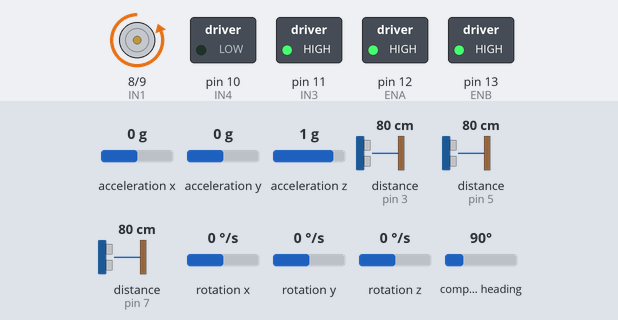
Recording of a sketch running on a simulated Arduino Uno, built with avr-gcc and run on an emulated ATmega328P. Shown: motor-driver pin pairs drawn as motors (green arrow = first pin HIGH = forward, orange = second pin HIGH = backward, longer = more drive), switched loads named in the sketch (green lamp = pin HIGH). Inputs (shaded band) come from the test bench; at power-on: compass heading 90°, acceleration x 0 g, acceleration y 0 g, acceleration z 1 g, distance to the obstacle (sensors on pin 3, pin 5, pin 7) 80 cm, rotation x 0 °/s, rotation y 0 °/s, rotation z 0 °/s. The echo pulse lasts 58.3 µs per cm.

Above: at 1.2 s.
1.3 s: compass heading set to 177°
2.8 s: compass heading set to 187°
At 3.2 s:
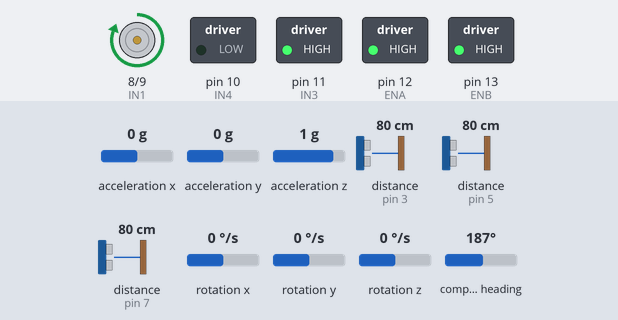
Timing chart, 0 to 5.8 s (numbered marks = the images above; inputs shaded):
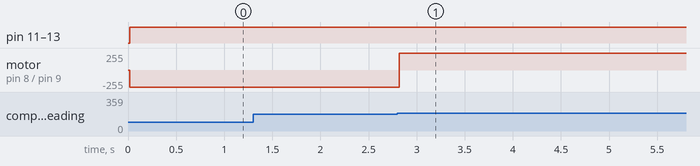

The sketch:

20240607_imu_missionflag_driving.ino
```cpp
/////////////////sonar///////////////////////
bool flag[6] = {1,1,1,1,1,1};

#include <Wire.h>
#include <LSM303.h>

#include <NewPing.h>

LSM303 compass;

float heading = 0.0;
float target_heading_angle = 0.0;

#define SONAR_NUM 3      // Number of sensors.
#define MAX_DISTANCE 150 // Maximum distance (in cm) to ping.
#define WALL_GAP_DISTANCE      300//mm 단위
#define WALL_GAP_DISTANCE_HALF 150 //mm 단위
#define MOTOR_PWM_OFFSET 50


#define Front 0
#define Left  1
#define Right 2

#define TRIG1 2 // 초음파 센서 1번 Trig 핀 번호
#define ECHO1 3 // 초음파 센서 1번 Echo 핀 번호

#define TRIG2 6 // 초음파 센서 2번 Trig 핀 번호
#define ECHO2 7 // 초음파 센서 2번 Echo 핀 번호

#define TRIG3 4 // 초음파 센서 3번 Trig 핀 번호
#define ECHO3 5 // 초음파 센서 3번 Echo 핀 번호

NewPing sonar[SONAR_NUM] = {   // Sensor object array.
NewPing(TRIG1, ECHO1, MAX_DISTANCE), // Each sensor's trigger pin, echo pin, and max distance to ping.
NewPing(TRIG2, ECHO2, MAX_DISTANCE),
NewPing(TRIG3, ECHO3, MAX_DISTANCE)
};


/////////////////////L298//////////////////////////
#define ENA 12
#define IN1 8
#define IN2 9
#define IN3 11
#define IN4 10
#define ENB 13

 float front_sonar = 0.0;
 float left_sonar  = 0.0;
 float right_sonar = 0.0;

/////////////////////Maze_Status//////////////////////////
int maze_status = 0;


void setup()
{
  Wire.begin();
  compass.init();
  compass.enableDefault();
  flag[0] = 0;

  pinMode(TRIG1, OUTPUT);
  pinMode(ECHO1, INPUT);

  pinMode(TRIG2, OUTPUT);
  pinMode(ECHO2, INPUT);

  pinMode(TRIG3, OUTPUT);
  pinMode(ECHO3, INPUT);

  pinMode(ENA, OUTPUT);
  pinMode(IN1, OUTPUT);
  pinMode(IN2, OUTPUT);

  pinMode(IN3, OUTPUT);
  pinMode(IN4, OUTPUT);
  pinMode(ENB, OUTPUT);
   Serial.begin(9600); // 통신속도를 9600으로 정의함


}

void motor_A_control(int direction_a, int motor_speed_a) //모터 A의 방향(direction)과 속도(speed) 제어
{
  if(direction_a == HIGH)
  {

     digitalWrite(IN1, HIGH);
     digitalWrite(IN2, LOW);
     analogWrite(ENA,motor_speed_a); //모터의 속도 제어

  }
  else
  {
    digitalWrite(IN1, LOW); //모터의 방향 제어
    digitalWrite(IN2, HIGH);
    analogWrite(ENA,motor_speed_a);

  }
}
void motor_B_control(int direction_b, int motor_speed_b) //모터 A의 방향(direction)과 속도(speed) 제어
{
  if(direction_b == LOW)
  {

     digitalWrite(IN3, HIGH);
     digitalWrite(IN4, LOW);
     analogWrite(ENB,motor_speed_b); //모터의 속도 제어

  }
  else
  {
    digitalWrite(IN3, HIGH); //모터의 방향 제어
    digitalWrite(IN4, LOW);
    analogWrite(ENB,motor_speed_b);

  }
}

void imu_rotation_right(void)
{

  if(target_heading_angle>=360)
  {

      while(1)
      {
        compass.read();
        heading = compass.heading();
        if(heading<180)
        {
            heading+=360;
        }

        motor_A_control(HIGH,250);
        motor_B_control(LOW,250);

        if(heading >= target_heading_angle)
        {
            break;
        }
      }
  }

  else
  {

      while(heading < target_heading_angle)
      {
        compass.read();
        heading = compass.heading();

        motor_A_control(HIGH,250);
        motor_B_control(LOW,250);

        if(heading >= target_heading_angle)
        {
            break;
        }
      }
  }
}

void imu_rotation_left(void)
{

  if(target_heading_angle<=0)
  {

      while(1)
      {
        compass.read();
        heading = compass.heading();
        if(heading>180)
        {
            heading-=360;
        }

        motor_A_control(LOW,250);
        motor_B_control(HIGH,250);

        if(heading <= target_heading_angle)
        {
            break;
        }
      }
  }
  else
  {
    while(heading > target_heading_angle)
    {
        compass.read();
        heading = compass.heading();
        heading += 360;

        motor_A_control(LOW,250);
        motor_B_control(HIGH,250);

        if(heading <= target_heading_angle)
        {
            break;
        }
    }
  }

}


void wall_collision_avoid(int base_spped)
{
  float error = 0.0;
  float Kp = 1.2; //나중에 조정해야 할 값(얼마나 돌지)
  int pwm_control = 0;
  int right_pwm = 0;
  int left_pwm  = 0;
  error = (right_sonar - left_sonar);
  error = Kp * error;

  if(error >= 50) error = 50;
  if(error <= -50) error = -50;


  right_pwm = base_spped - error;
  left_pwm  = base_spped + error;

  if(right_pwm <= 0) right_pwm = 0;
  if(left_pwm  <= 0) left_pwm  = 0;

  if(right_pwm >= 245) right_pwm = 245;
  if(left_pwm  >= 250) left_pwm  = 250;

  motor_A_control(HIGH,right_pwm); //오른쪽 전진
  motor_B_control(HIGH,left_pwm); // 왼쪽 전진

}

void loop()
{
  front_sonar = sonar[Front].ping_cm()*8; // 전방 센서 측정
  left_sonar  = sonar[Left].ping_cm() *8; // 좌축 센서 측정
  right_sonar = sonar[Right].ping_cm()*8; // 우측 센서 측정
  if(front_sonar == 0.0) front_sonar = MAX_DISTANCE*10; // 0.0 출력이 최대값이므로
  if(left_sonar  == 0.0)  left_sonar = MAX_DISTANCE*10;
  if(right_sonar == 0.0) right_sonar = MAX_DISTANCE*10;


   if(flag[0]==0)
  {
    wall_collision_avoid(215);

    if(left_sonar>=WALL_GAP_DISTANCE)
    {
      motor_A_control(HIGH,150);
      motor_B_control(HIGH,255);
                                  //첫 코너 직진

      compass.read();
      heading = compass.heading();

      target_heading_angle = heading - 90;

      imu_rotation_left();

      flag[0] = 1;
      flag[1] = 0;

    }
  }

  else if(flag[1]==0)
  {
    wall_collision_avoid(215);

    if(front_sonar<=WALL_GAP_DISTANCE_HALF)
    {
      compass.read();
      heading = compass.heading();

      target_heading_angle = heading + 90;

      imu_rotation_right();                      //우회전

      flag[1] = 1;
      flag[2] = 0;

    }
  }

  else if(flag[2]==0)
  {
    wall_collision_avoid(215);
   if(front_sonar<=WALL_GAP_DISTANCE_HALF)
    {
      compass.read();
      heading = compass.heading();

      target_heading_angle = heading + 180;

      imu_rotation_right();                       //유턴

      flag[2] = 1;
      flag[3] = 0;

    }
  }

  else if(flag[3]==0)
  {
    wall_collision_avoid(215);
    if(front_sonar<=WALL_GAP_DISTANCE_HALF)
    {
      compass.read();
      heading = compass.heading();

      target_heading_angle = heading - 90;

      imu_rotation_left();                           //좌회전

      flag[3] = 1;
      flag[4] = 0;

    }
  }


  else if(flag[4]==0)
  {
    wall_collision_avoid(215);
    if(front_sonar<=WALL_GAP_DISTANCE_HALF)
    {
      compass.read();
      heading = compass.heading();

      target_heading_angle = heading - 90;

      imu_rotation_left();                     //좌회전

      flag[4] = 1;
      flag[5] = 0;

    }
  }

  else if(flag[5]==0)
  {
    wall_collision_avoid(215);
  }
 }
```

Measured:
- the behaviour switches between 180 and 181° on compass heading (found by bisection; images 0 and 1)
- after the input at 1.3 s, every drawn part: stays the same
- after the input at 2.8 s, motor on pin 8 (IN1) / pin 9 (IN2): backward 255/255 → forward 255/255 at once
